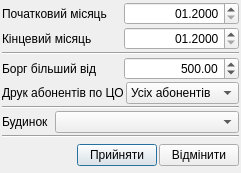
<?xml version="1.0" encoding="UTF-8"?>
<ui version="4.0">
 <class>tke_Dialog_filtr_borjnykiv</class>
 <widget class="QDialog" name="tke_Dialog_filtr_borjnykiv">
  <property name="geometry">
   <rect>
    <x>0</x>
    <y>0</y>
    <width>229</width>
    <height>172</height>
   </rect>
  </property>
  <property name="windowTitle">
   <string>Фільтр відомості пільговиків</string>
  </property>
  <property name="windowIcon">
   <iconset resource="tke/tke_rc">
    <normaloff>:/pictures/pictures/cube.png</normaloff>:/pictures/pictures/cube.png</iconset>
  </property>
  <layout class="QGridLayout">
   <property name="margin">
    <number>2</number>
   </property>
   <property name="spacing">
    <number>2</number>
   </property>
   <item row="8" column="0">
    <layout class="QHBoxLayout">
     <property name="spacing">
      <number>2</number>
     </property>
     <property name="margin">
      <number>0</number>
     </property>
     <item>
      <spacer>
       <property name="orientation">
        <enum>Qt::Horizontal</enum>
       </property>
       <property name="sizeHint" stdset="0">
        <size>
         <width>131</width>
         <height>31</height>
        </size>
       </property>
      </spacer>
     </item>
     <item>
      <widget class="QPushButton" name="okButton">
       <property name="text">
        <string>Прийняти</string>
       </property>
       <property name="icon">
        <iconset resource="tke/tke_rc">
         <normaloff>:/pictures/pictures/button_ok.png</normaloff>:/pictures/pictures/button_ok.png</iconset>
       </property>
       <property name="iconSize">
        <size>
         <width>12</width>
         <height>12</height>
        </size>
       </property>
      </widget>
     </item>
     <item>
      <widget class="QPushButton" name="cancelButton">
       <property name="text">
        <string>Відмінити</string>
       </property>
       <property name="icon">
        <iconset resource="tke/tke_rc">
         <normaloff>:/pictures/pictures/button_cancel.png</normaloff>:/pictures/pictures/button_cancel.png</iconset>
       </property>
       <property name="iconSize">
        <size>
         <width>12</width>
         <height>12</height>
        </size>
       </property>
      </widget>
     </item>
    </layout>
   </item>
   <item row="7" column="0">
    <widget class="Line" name="line_3">
     <property name="orientation">
      <enum>Qt::Horizontal</enum>
     </property>
    </widget>
   </item>
   <item row="5" column="0">
    <widget class="Line" name="line_2">
     <property name="orientation">
      <enum>Qt::Horizontal</enum>
     </property>
    </widget>
   </item>
   <item row="2" column="0">
    <widget class="Line" name="line">
     <property name="orientation">
      <enum>Qt::Horizontal</enum>
     </property>
    </widget>
   </item>
   <item row="6" column="0">
    <layout class="QHBoxLayout">
     <property name="spacing">
      <number>6</number>
     </property>
     <property name="margin">
      <number>0</number>
     </property>
     <item>
      <widget class="QLabel" name="label_budynok">
       <property name="sizePolicy">
        <sizepolicy hsizetype="Fixed" vsizetype="Preferred">
         <horstretch>0</horstretch>
         <verstretch>0</verstretch>
        </sizepolicy>
       </property>
       <property name="text">
        <string>Будинок</string>
       </property>
      </widget>
     </item>
     <item>
      <widget class="QComboBox" name="comboBox_budynok"/>
     </item>
    </layout>
   </item>
   <item row="3" column="0">
    <layout class="QHBoxLayout">
     <property name="spacing">
      <number>6</number>
     </property>
     <property name="margin">
      <number>0</number>
     </property>
     <item>
      <widget class="QLabel" name="label_borg">
       <property name="text">
        <string>Борг більший від</string>
       </property>
      </widget>
     </item>
     <item>
      <widget class="QDoubleSpinBox" name="doubleSpinBox_borg">
       <property name="alignment">
        <set>Qt::AlignRight|Qt::AlignTrailing|Qt::AlignVCenter</set>
       </property>
       <property name="minimum">
        <double>-9999999.990000000223517</double>
       </property>
       <property name="maximum">
        <double>9999999.990000000223517</double>
       </property>
       <property name="value">
        <double>500.000000000000000</double>
       </property>
      </widget>
     </item>
    </layout>
   </item>
   <item row="1" column="0">
    <layout class="QHBoxLayout">
     <property name="spacing">
      <number>6</number>
     </property>
     <property name="margin">
      <number>0</number>
     </property>
     <item>
      <widget class="QLabel" name="label_kinc">
       <property name="text">
        <string>Кінцевий місяць</string>
       </property>
      </widget>
     </item>
     <item>
      <widget class="QDateEdit" name="dateEdit_kinc">
       <property name="alignment">
        <set>Qt::AlignRight|Qt::AlignTrailing|Qt::AlignVCenter</set>
       </property>
       <property name="displayFormat">
        <string>MM.yyyy</string>
       </property>
      </widget>
     </item>
    </layout>
   </item>
   <item row="0" column="0">
    <layout class="QHBoxLayout">
     <property name="spacing">
      <number>6</number>
     </property>
     <property name="margin">
      <number>0</number>
     </property>
     <item>
      <widget class="QLabel" name="label_poch">
       <property name="text">
        <string>Початковий місяць</string>
       </property>
      </widget>
     </item>
     <item>
      <widget class="QDateEdit" name="dateEdit_poch">
       <property name="alignment">
        <set>Qt::AlignRight|Qt::AlignTrailing|Qt::AlignVCenter</set>
       </property>
       <property name="displayFormat">
        <string>MM.yyyy</string>
       </property>
      </widget>
     </item>
    </layout>
   </item>
   <item row="4" column="0">
    <layout class="QHBoxLayout" name="horizontalLayout">
     <item>
      <widget class="QLabel" name="label_printAbonentsTypes">
       <property name="text">
        <string>Друк абонентів по ЦО</string>
       </property>
      </widget>
     </item>
     <item>
      <widget class="QComboBox" name="comboBox_printAbonentsTypes">
       <item>
        <property name="text">
         <string>Усіх абонентів</string>
        </property>
       </item>
       <item>
        <property name="text">
         <string>ЦО ввімкнене</string>
        </property>
       </item>
       <item>
        <property name="text">
         <string>ЦО вимкнене</string>
        </property>
       </item>
      </widget>
     </item>
    </layout>
   </item>
  </layout>
 </widget>
 <tabstops>
  <tabstop>dateEdit_poch</tabstop>
  <tabstop>dateEdit_kinc</tabstop>
  <tabstop>doubleSpinBox_borg</tabstop>
  <tabstop>comboBox_budynok</tabstop>
  <tabstop>okButton</tabstop>
  <tabstop>cancelButton</tabstop>
 </tabstops>
 <resources>
  <include location="tke/tke_rc"/>
 </resources>
 <connections>
  <connection>
   <sender>okButton</sender>
   <signal>clicked()</signal>
   <receiver>tke_Dialog_filtr_borjnykiv</receiver>
   <slot>accept()</slot>
   <hints>
    <hint type="sourcelabel">
     <x>278</x>
     <y>253</y>
    </hint>
    <hint type="destinationlabel">
     <x>96</x>
     <y>254</y>
    </hint>
   </hints>
  </connection>
  <connection>
   <sender>cancelButton</sender>
   <signal>clicked()</signal>
   <receiver>tke_Dialog_filtr_borjnykiv</receiver>
   <slot>reject()</slot>
   <hints>
    <hint type="sourcelabel">
     <x>369</x>
     <y>253</y>
    </hint>
    <hint type="destinationlabel">
     <x>179</x>
     <y>282</y>
    </hint>
   </hints>
  </connection>
 </connections>
</ui>
